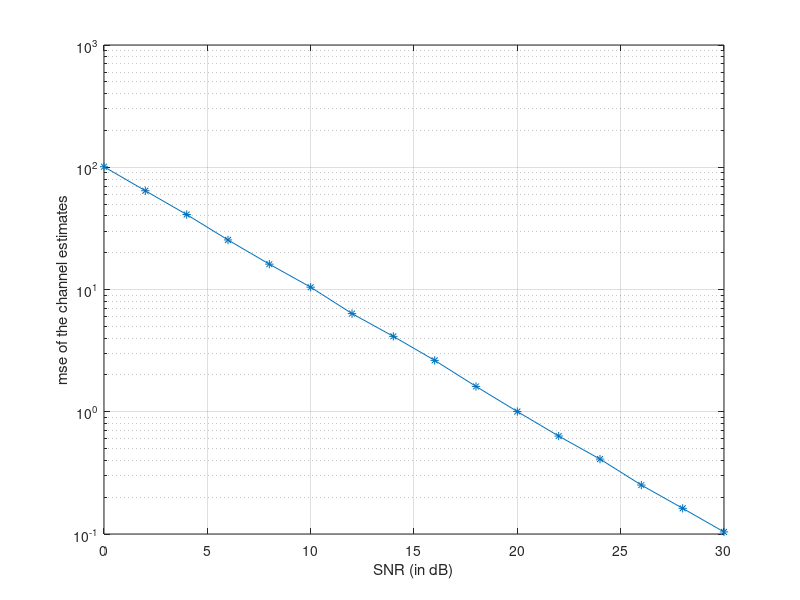

Write the MATLAB code that produced this figure.
clc;
clear; close all;

% L - channel order
% N - size of the block before adding cyclic-prefix
% M - size of the block after adding cyclic-prefix
% P - period of the superimposed training vector (has to be equal to L)
% c - training vector
L=8; N=64; M=N+L; 
P=L; Q=N/P; 
c_P=[1:P]./P;%-j*[P:-1:1]./P;
c=kron(ones(Q,1),c_P.');
c=c/sqrt(c'*c);

SNR=0:2:30;
SNR_lin=10.^(SNR./10);

% power allocation to data and training
pow_c=0.5;pow_w=0.5;

%precoder matrix
J=kron((1/Q)*ones(Q),eye(P));


numIter=1e3;
for ii=1:length(SNR_lin)
    % Averaging over several realizations of simulated channels 
    % is performed by increasing the number of iterations below
    for jj=1:numIter
        % w - data vector
        w=2*randint(N,1)-1;        
        
        % transmitted vector obtained by adding training and data with
        % appropriate powers 
        s = sqrt(pow_w*SNR_lin(ii))*(eye(N)-J)*w + sqrt(pow_c*SNR_lin(ii))*c;
        v=randn(N,1); v=v-mean(v); v=v/std(v);
        
        
        %%% The following piece of code was originally outside of the loops
        % h - (unknown) channel vector
        % H - (unknown) channel matrix obtained by employing commutativity
        h(jj,:)=0.5*randn(1,L);%+j*0.5*randn(1,L); 
        h(jj,:)=h(jj,:)-mean(h(jj,:)); h(jj,:)=h(jj,:)/std(h(jj,:));
        H=toeplitz([h(jj,:) zeros(1,N-L)].',[h(jj,1) zeros(1,N-L) h(jj,end:-1:2)]);
        x=H*s+v;

        % F - DFT matrix
        F=(1/sqrt(N))*dftmtx(N);
        x_hat=F*x;
        c_hat=F*sqrt(pow_c*SNR_lin(ii))*c;

        d=[x_hat(1:Q:end)./c_hat(1:Q:end)];
        F_P=(1/P)*dftmtx(P);
        
        % estimated channel
        h_hat(jj,:)=F_P'*d;   
        
        %squared error 
        err_h(jj,:)=h(jj,:)-h_hat(jj,:);
        err_h_sq(jj,:)=err_h(jj,:)*err_h(jj,:)';
    end
    %mean squared error 
    mse_h(ii)=sum(err_h_sq)/numIter;    
end

% % frequency domain representation of true and estimated channels 
% [magH_f1, f]=plotspectrum([h zeros(1,N-L)],1e3,N);
% [magH_f2, f]=plotspectrum([h_hat.' zeros(1,N-L)],1e3,N);

%f=[-N/2:N/2-1]*(2*1e3/N);

% figure;
% plot(f,20*log10(magH_f1));
% hold on;
% plot(f,20*log10(magH_f2),'r.');
% xlabel('frequency, MHz');
% ylabel('power spectral density');
% axis([-1e3/2 1e3/2 -50 30]);

figure;
semilogy(SNR,mse_h,'*-');
grid on;
xlabel('SNR (in dB)');
ylabel('mse of the channel estimates');